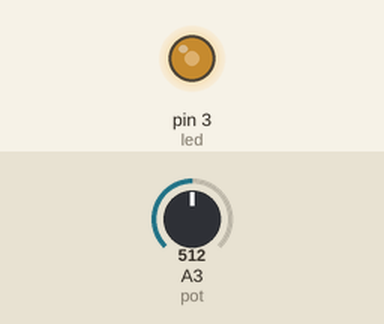
A sketch run on a simulated Arduino Uno, built with avr-gcc and run on an emulated ATmega328P. On the bench: output pins drawn as LEDs (lit = HIGH). Inputs (shaded band) come from the test bench; at power-on: A3 (pot) = 512.

Above: at 1.2 s.
1.3 s: A3 (pot) set to 716
At 1.9 s:
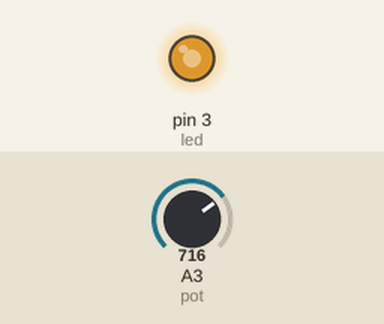
2.8 s: A3 (pot) set to 900
At 3.1 s:
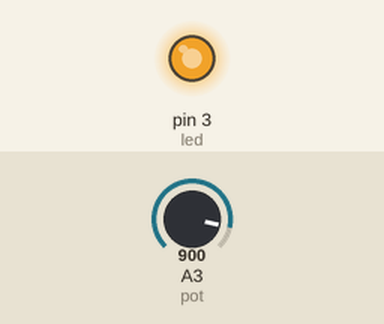
4.3 s: A3 (pot) set to 122
At 5.4 s:
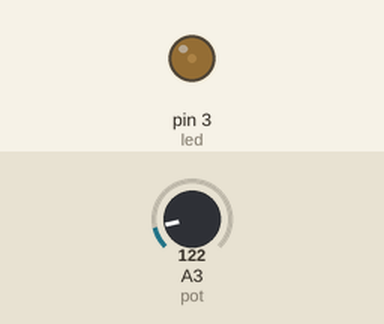
Timing chart, 0 to 7.3 s (numbered marks = the images above; inputs shaded):
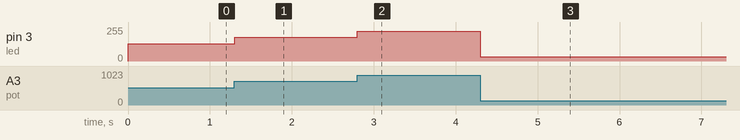

The sketch:

POT_led.ino
```cpp
int led = 3;
int pot = 3;
int val;

void setup() {
  // put your setup code here, to run once:
  pinMode(led, OUTPUT);
}

void loop() {
  // put your main code here, to run repeatedly:
  int val = analogRead(pot);
  val = map(val, 1, 1023, 1, 255);
  analogWrite(led, val);
}
```

Measured:
- after the input at 1.3 s, pin 3 (led): 128/255 → 178/255 at once
- after the input at 2.8 s, pin 3 (led): 178/255 → 224/255 at once
- after the input at 4.3 s, pin 3 (led): 224/255 → 31/255 at once
